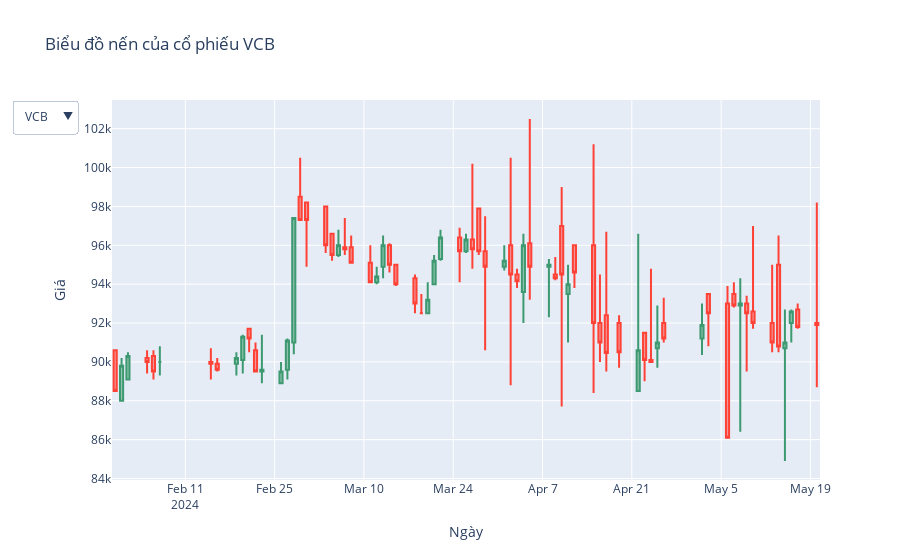

The code cell stored with this chart in its notebook:
### Markdown cell above
### Câu hỏi 3:

### Code cell
# Lọc dữ liệu cho cổ phiếu VCB
vcb_data = data[data['Ticker Symbol'] == 'VCB']
bid_data = data[data['Ticker Symbol'] == 'BID']
ctg_data = data[data['Ticker Symbol'] == 'CTG']
tcb_data = data[data['Ticker Symbol'] == 'TCB']
agr_data = data[data['Ticker Symbol'] == 'AGR']

# Sắp xếp dữ liệu theo ngày giảm dần và lấy dữ liệu của 10 tuần gần nhất (70 ngày gần nhất)
vcb_data = vcb_data.sort_values(by='Date', ascending=False).head(70)
bid_data = bid_data.sort_values(by='Date', ascending=False).head(70)
ctg_data = ctg_data.sort_values(by='Date', ascending=False).head(70)
tcb_data = tcb_data.sort_values(by='Date', ascending=False).head(70)
agr_data = agr_data.sort_values(by='Date', ascending=False).head(70)

unique_tickers = data['Ticker Symbol'].unique()

# Tạo biểu đồ nến
fig = go.Figure(data=[go.Candlestick(
    x=vcb_data['Date'],
    open=vcb_data['Open'],
    high=vcb_data['High'],
    low=vcb_data['Low'],
    close=vcb_data['Price']
)])

# Thêm biểu đồ nến của các cổ phiếu khác
fig.add_trace(go.Candlestick(
    x=bid_data['Date'],
    open=bid_data['Open'],
    high=bid_data['High'],
    low=bid_data['Low'],
    close=bid_data['Price'],
    visible=False
))

fig.add_trace(go.Candlestick(
    x=ctg_data['Date'],
    open=ctg_data['Open'],
    high=ctg_data['High'],
    low=ctg_data['Low'],
    close=ctg_data['Price'],
    visible=False
))

fig.add_trace(go.Candlestick(
    x=tcb_data['Date'],
    open=tcb_data['Open'],
    high=tcb_data['High'],
    low=tcb_data['Low'],
    close=tcb_data['Price'],
    visible=False
))

fig.add_trace(go.Candlestick(
    x=agr_data['Date'],
    open=agr_data['Open'],
    high=agr_data['High'],
    low=agr_data['Low'],
    close=agr_data['Price'],
    visible=False
))

# Cài đặt layout cho biểu đồ
fig.update_layout(
    title='Biểu đồ nến của cổ phiếu VCB',
    xaxis_title="Ngày",
    yaxis_title="Giá",
    xaxis_rangeslider_visible=False
)

fig.update_layout(
    updatemenus=[
        {
            'buttons': [
                # {
                #     'method': 'update',
                #     'label': 'All',
                #     'args': [{'visible': [True] * len(unique_tickers)}, {
                #         'title': 'Biểu đồ nến của các cổ phiếu'
                #     }]
                # },
                # {
                #     'method': 'update',
                #     'label': 'None',
                #     'args': [{'visible': [False] * len(unique_tickers)}, {
                #         'title': 'Biểu đồ nến của các cổ phiếu'
                #     }]
                # },
                {
                    'method': 'update',
                    'label': 'VCB',
                    'args': [{'visible': list(unique_tickers == 'VCB')}, {
                        'title': 'Biểu đồ nến của cổ phiếu VCB'
                    }]
                },
                {
                    'method': 'update',
                    'label': 'BID',
                    'args': [{'visible': list(unique_tickers == 'BID')}, {
                        'title': 'Biểu đồ nến của cổ phiếu BID'
                    }]
                },
                {
                    'method': 'update',
                    'label': 'CTG',
                    'args': [{'visible': list(unique_tickers == 'CTG')}, {
                        'title': 'Biểu đồ nến của cổ phiếu CTG'
                    }]
                },
                {
                    
                    'method': 'update',
                    'label': 'TCB',
                    'args': [{'visible': list(unique_tickers == 'TCB')}, {
                        'title': 'Biểu đồ nến của cổ phiếu TCB'
                    }]
                },
                {
                    
                    'method': 'update',
                    'label': 'AGR',
                    'args': [{'visible': list(unique_tickers == 'AGR')}, {
                        'title': 'Biểu đồ nến của cổ phiếu AGR'
                    }]
                }
            ],
        }
    ]
)

# Hiển thị biểu đồ
fig.show()
